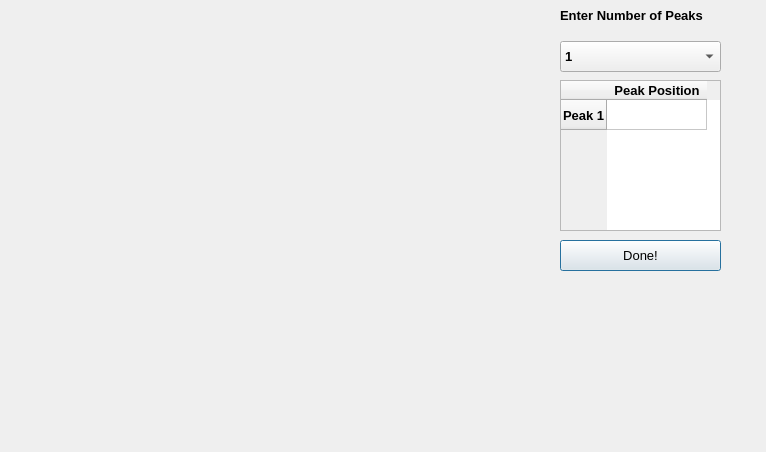
<?xml version="1.0" encoding="UTF-8"?>
<ui version="4.0">
 <class>Dialog</class>
 <widget class="QDialog" name="Dialog">
  <property name="geometry">
   <rect>
    <x>0</x>
    <y>0</y>
    <width>766</width>
    <height>452</height>
   </rect>
  </property>
  <property name="font">
   <font>
    <pointsize>10</pointsize>
    <weight>75</weight>
    <bold>true</bold>
   </font>
  </property>
  <property name="windowTitle">
   <string>Dialog</string>
  </property>
  <widget class="QTableWidget" name="tableWidget_SetPeaks">
   <property name="geometry">
    <rect>
     <x>560</x>
     <y>80</y>
     <width>161</width>
     <height>151</height>
    </rect>
   </property>
   <property name="font">
    <font>
     <pointsize>10</pointsize>
     <weight>75</weight>
     <bold>true</bold>
    </font>
   </property>
   <row>
    <property name="text">
     <string>Peak 1</string>
    </property>
   </row>
   <column>
    <property name="text">
     <string>Peak Position</string>
    </property>
   </column>
  </widget>
  <widget class="MplWidget" name="MplWidget" native="true">
   <property name="geometry">
    <rect>
     <x>70</x>
     <y>50</y>
     <width>431</width>
     <height>351</height>
    </rect>
   </property>
  </widget>
  <widget class="QComboBox" name="comboBox_PeakNo">
   <property name="geometry">
    <rect>
     <x>560</x>
     <y>41</y>
     <width>161</width>
     <height>31</height>
    </rect>
   </property>
   <property name="layoutDirection">
    <enum>Qt::LeftToRight</enum>
   </property>
   <item>
    <property name="text">
     <string>1</string>
    </property>
   </item>
   <item>
    <property name="text">
     <string>2</string>
    </property>
   </item>
   <item>
    <property name="text">
     <string>3</string>
    </property>
   </item>
   <item>
    <property name="text">
     <string>4</string>
    </property>
   </item>
   <item>
    <property name="text">
     <string>5</string>
    </property>
   </item>
   <item>
    <property name="text">
     <string>6</string>
    </property>
   </item>
   <item>
    <property name="text">
     <string>7</string>
    </property>
   </item>
   <item>
    <property name="text">
     <string>8</string>
    </property>
   </item>
   <item>
    <property name="text">
     <string>9</string>
    </property>
   </item>
  </widget>
  <widget class="QLabel" name="label_NewTitle">
   <property name="geometry">
    <rect>
     <x>560</x>
     <y>0</y>
     <width>171</width>
     <height>31</height>
    </rect>
   </property>
   <property name="font">
    <font>
     <pointsize>10</pointsize>
     <weight>75</weight>
     <bold>true</bold>
    </font>
   </property>
   <property name="text">
    <string>Enter Number of Peaks</string>
   </property>
  </widget>
  <widget class="QPushButton" name="button_Done">
   <property name="geometry">
    <rect>
     <x>560</x>
     <y>240</y>
     <width>161</width>
     <height>31</height>
    </rect>
   </property>
   <property name="font">
    <font>
     <pointsize>10</pointsize>
     <weight>50</weight>
     <bold>false</bold>
    </font>
   </property>
   <property name="text">
    <string>Done!</string>
   </property>
  </widget>
 </widget>
 <customwidgets>
  <customwidget>
   <class>MplWidget</class>
   <extends>QWidget</extends>
   <header>mplwidget.h</header>
   <container>1</container>
  </customwidget>
 </customwidgets>
 <resources/>
 <connections/>
</ui>
